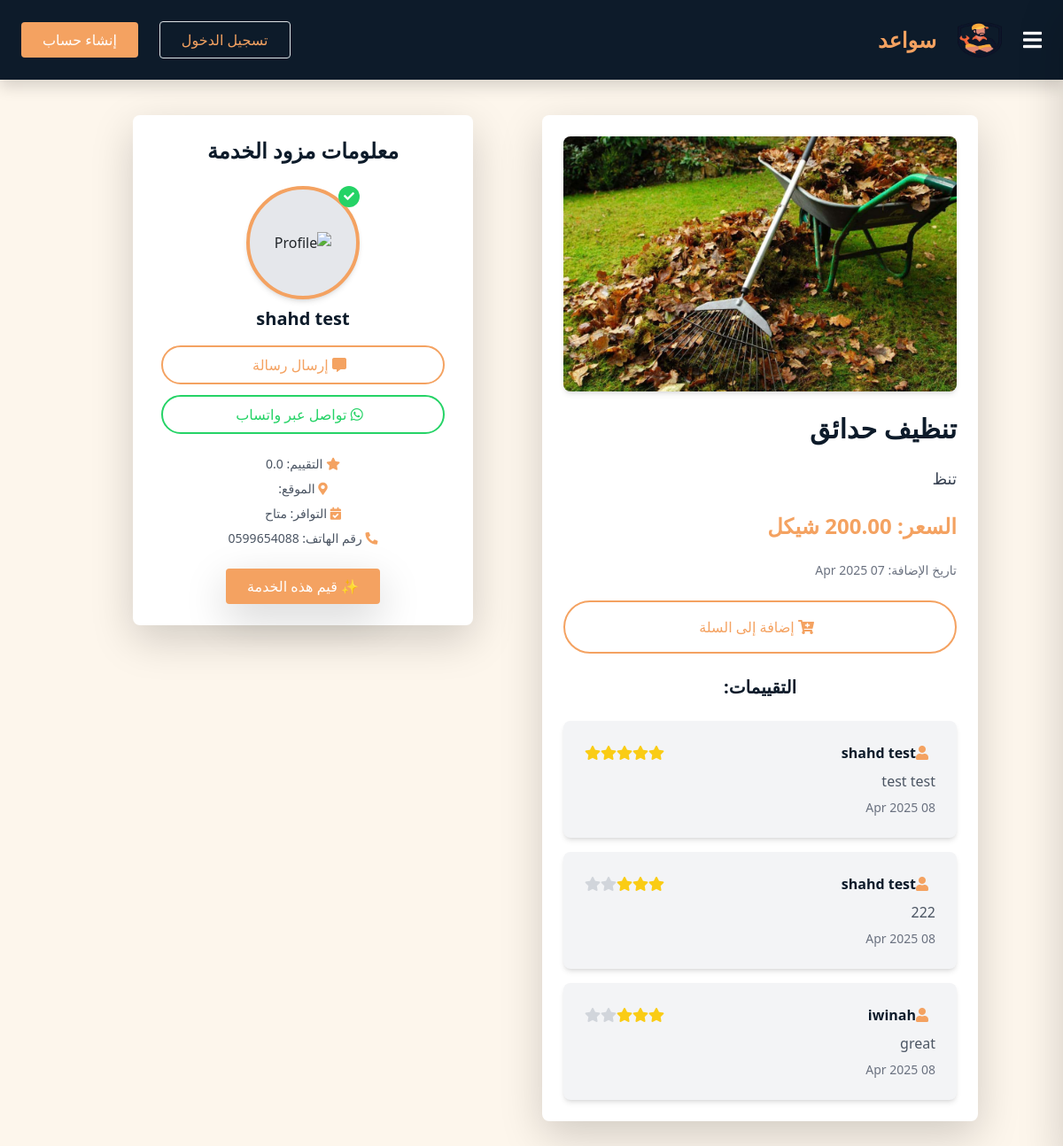
/service/1/5/, run on the app's committed database.
### Sawaed_app/models.py (models this page shows, shortened)
class ServiceListing(models.Model):
    SERVICE_TYPES = [
        ('السباكة', 'السباكة'),
        ('النجارة', 'النجارة'),
        ('الطبخ', 'الطبخ'),
        ('التصوير', 'التصوير'),
        ('الكهرباء', 'الكهرباء'),
        ('التكييف والتبريد', 'التكييف والتبريد'),
        ('التنظيف', 'التنظيف'),
        ('الميكانيكا', 'الميكانيكا'),
        ('الدهان', 'الدهان'),
        ('الحدادة', 'الحدادة'),
        ('التمديدات الصحية', 'التمديدات الصحية'),
        ('البرمجة وتطوير المواقع', 'البرمجة وتطوير المواقع'),
        ('التصميم الجرافيكي', 'التصميم الجرافيكي'),
        ('الترجمة', 'الترجمة'),
        ('الكتابة والتحرير', 'الكتابة والتحرير'),
        ('خدمات أخرى', 'خدمات أخرى'),
    ]
    handyman = models.ForeignKey(
        settings.AUTH_USER_MODEL,
        on_delete=models.CASCADE,
        related_name='services'
    )
    name = models.CharField(max_length=255)
    description = models.TextField()
    price = models.DecimalField(max_digits=10, decimal_places=2)
    image = models.ImageField(upload_to='service_images/', null=True, blank=True)
    created_at = models.DateTimeField(auto_now_add=True)
    updated_at = models.DateTimeField(auto_now=True)

class Review(models.Model):
    client = models.ForeignKey(
        settings.AUTH_USER_MODEL,
        on_delete=models.CASCADE,
        related_name='client_reviews'
    )
    service = models.ForeignKey(ServiceListing, on_delete=models.CASCADE)
    rating = models.IntegerField()
    comment = models.TextField()
    created_at = models.DateTimeField(auto_now_add=True)
    updated_at = models.DateTimeField(auto_now=True)

class CustomUser(AbstractUser):
    class UserType(models.TextChoices):
        CLIENT = 'client', _('عميل')
        HANDYMAN = 'handyman', _('عامل يدوي') #the name in arabic will be edited later
    user_type = models.CharField(
        max_length=50,
        choices=UserType.choices,
        default=UserType.CLIENT
    )
    phone_regex = RegexValidator(
        regex=r'^\+?1?\d{9,15}$', #a validation on the phone number because its customed
        message="Phone number must be in the format: '+999999999'. Up to 15 digits allowed."
    )
    image = models.ImageField(upload_to='profile_pics/',default='default_profile.jpeg' ,null=True, blank=True)
    phone_number = models.CharField(validators=[phone_regex], max_length=15, unique=True, null=True, blank=True)
    email = models.EmailField(unique=True)
    bio = models.CharField(max_length=500, blank=True, null=True)
    experience = models.TextField(blank=True, null=True)
    field_of_expertise=models.TextField(blank=True, null=True)
    REQUIRED_FIELDS = ['email']
    USERNAME_FIELD = 'username'  # we could change it to email later in the project

class HandymanProfile(models.Model):
    user = models.OneToOneField(
        settings.AUTH_USER_MODEL,
        on_delete=models.CASCADE,
        related_name='handyman_profile'
    )
    location = models.CharField(max_length=255)
    availability = models.BooleanField(null=True)
    rating = models.FloatField(default=0.0)
    created_at = models.DateTimeField(auto_now_add=True)
    updated_at = models.DateTimeField(auto_now=True)

### Sawaed_app/views.py (the view)
# urls.py: path('service/<int:service_id>/<int:user_id>/', views.service_detail, name='service_detail'),
def service_detail(request, service_id,user_id):
    service =ServiceListing.objects.get(id=service_id)
    handyman = HandymanProfile.objects.get(user=service.handyman)
    user=CustomUser.objects.get(id=user_id)
    context = {
        'service': service,
        'handyman': handyman,
        'recipient': user
    }
    return render(request, 'service_details.html', context)

### Sawaed_app/templates/service_details.html (shortened to what this page needs)
<head>
    <link href="https://cdnjs.cloudflare.com/ajax/libs/font-awesome/5.15.4/css/all.min.css" rel="stylesheet">
</head>
{% extends 'index.html' %}
{% block content %}
{% load static %}
<div class="container mx-auto p-2">
    <div class="max-w-6xl mx-auto grid grid-cols-1 lg:grid-cols-2 gap-4 items-start justify-center">
        <div class="bg-white shadow-lg rounded-lg p-6 w-full max-w-lg mx-auto">
            <div class="mb-4">
                {% if service.image %}
                    <img src="{{ service.image.url }}" alt="{{ service.name }}" class="w-full h-72 object-cover rounded-lg shadow-md">
                {% else %}
                    <img src="{% static 'images/placeholder.png' %}" alt="صورة افتراضية" class="w-full h-72 object-cover rounded-lg shadow-md">
                {% endif %}
            </div>
            <h2 class="text-3xl font-semibold text-[#0d1b2a] mb-4">{{ service.name }}</h2>
            <p class="text-lg text-gray-700 mb-4">{{ service.description }}</p>
            <p class="font-bold text-[#f4a261] text-2xl mb-4">السعر: {{ service.price }} شيكل</p>
            <p class="text-sm text-gray-500">تاريخ الإضافة: {{ service.created_at|date:"d M Y" }}</p>
            <div class="mt-6">
                <a href="#" class="rounded-full border-2 border-[#f4a261] text-[#f4a261] px-6 py-3 w-full block text-center hover:bg-[#f4a261] hover:text-white transition duration-200">
                    <i class="fas fa-cart-plus mr-2"></i> إضافة إلى السلة
                </a>
            </div>
            <div class="mt-6">
                <h2 class="text-xl font-semibold text-[#0d1b2a] mb-4 text-center">التقييمات:</h2>
                <ul class="space-y-4">
                    {% for review in service.review_set.all %}
                        <li class="bg-gray-100 p-4 rounded-lg shadow-md">
                            <div class="flex items-center justify-between">
                                <div class="flex items-center">
                                    <i class="fas fa-user text-[#f4a261] mr-2"></i>
                                    <strong class="text-[#0d1b2a]">{{ review.client.username }}</strong>
                                </div>
                                <div class="flex items-center">
                                    {% for i in "12345" %}
                                        {% if forloop.counter <= review.rating %}
                                            <i class="fas fa-star text-yellow-400"></i>
                                        {% else %}
                                            <i class="fas fa-star text-gray-300"></i>
                                        {% endif %}
                                    {% endfor %}
                                </div>
                            </div>
                            <p class="text-gray-600 mt-2">{{ review.comment }}</p>
                            <p class="text-sm text-gray-500 mt-2">{{ review.created_at|date:"d M Y" }}</p>
                        </li>
                    {% empty %}
                        <li class="text-center text-gray-500">لا توجد تقييمات بعد.</li>
                    {% endfor %}
                </ul>
            </div>
        </div>
        <div class="bg-white shadow-lg rounded-lg p-6 w-full max-w-sm mx-auto mt-8 lg:mt-0">
            <h3 class="text-2xl font-semibold text-[#0d1b2a] mb-6 text-center">معلومات مزود الخدمة</h3>
            <div class="flex flex-col items-center space-y-4">
                <div class="relative">
                    <div class="w-32 h-32 bg-gray-200 rounded-full overflow-hidden border-4 border-[#f4a261] shadow-md flex items-center justify-center">
                        <img src="{{ user.image.url }}"
                        alt="Profile"
                        onerror="this.onerror=null;this.src='{% static 'images/profile.png' %}'">
                    </div>
                    <div class="absolute top-0 right-0 bg-[#25D366] text-white rounded-full w-6 h-6 flex items-center justify-center text-xs font-bold" style="background-color: {% if handyman.availability %}#25D366{% else %}#dc3545{% endif %};">
                        <i class="fas fa-check"></i>
                    </div>
                </div>
                <h4 class="text-xl font-semibold text-[#0d1b2a] mt-2">{{ handyman.user.username }}</h4>
                <div class="flex flex-col space-y-3 w-full items-center" onclick="openMessageModal()">
                    <a href="#" class="rounded-full border-2 border-[#f4a261] text-[#f4a261] px-6 py-2 w-full max-w-xs text-center hover:bg-[#f4a261] hover:text-white transition duration-200">
                        <i class="fas fa-comment-alt mr-2"></i> إرسال رسالة
                    </a>
                    <a href="https://wa.me/{{ handyman.user.phone_number }}" target="_blank" class="rounded-full border-2 border-[#25D366] text-[#25D366] px-6 py-2 w-full max-w-xs text-center hover:bg-[#25D366] hover:text-white transition duration-200">
                        <i class="fab fa-whatsapp mr-2"></i> تواصل عبر واتساب
                    </a>
                </div>
                <div class="mt-4 space-y-2 text-sm text-gray-600 text-center">
                    <p><i class="fas fa-star text-[#f4a261]"></i> التقييم: {{ handyman.rating }}</p>
                    <p><i class="fas fa-map-marker-alt text-[#f4a261]"></i> الموقع: {{ handyman.location }}</p>
                    <p><i class="fas fa-calendar-check text-[#f4a261]"></i> التوافر: {% if handyman.availability %}متاح{% else %}غير متاح{% endif %}</p>
                    <p><i class="fas fa-phone-alt text-[#f4a261]"></i> رقم الهاتف: {{ handyman.user.phone_number }}</p>
                </div>
                <button onclick="openReviewModal()" class="bg-[#f4a261] hover:bg-[#f7c6a3] text-white px-4 py-2 rounded mt-4 shadow-lg">
                    ✨  قيم هذه الخدمة
                </button>
            </div>
        </div>
    </div>
</div>
{% endblock %}

### Sawaed_app/static/css/style.css (style rules this page uses)
a { text-decoration: none; color: #0d1b2a; text-decoration: none; transition: 0.4s ease; }

### data on the page
ServiceListing: image (picture), name "تنظيف حدائق", description "تنظ", created_at "07 Apr 2025"
Review: client.username "shahd test", rating 5 (drawn), comment "test test", created_at "08 Apr 2025"
Review: client.username "shahd test", rating 3 (drawn), comment "222", created_at "08 Apr 2025"
Review: client.username "iwinah", rating 3 (drawn), comment "great", created_at "08 Apr 2025"
HandymanProfile: user.username "shahd test", rating "0.0", user.phone_number "0599654088"
